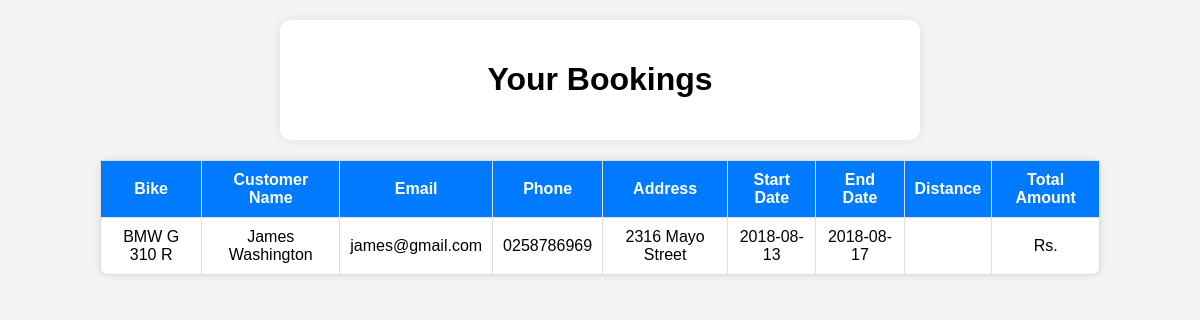
Screenshot of /clientview.php with the database file from the repository.
### tables this page shows
CREATE TABLE IF NOT EXISTS `rentedbikes` (
`id` int(100) NOT NULL,
  `customer_username` varchar(50) NOT NULL,
  `bike_id` int(20) NOT NULL,
  `booking_date` date NOT NULL,
  `rent_start_date` date NOT NULL,
  `rent_end_date` date NOT NULL,
  `bike_return_date` date DEFAULT NULL,
  `fare` double NOT NULL,
  `charge_type` varchar(25) NOT NULL DEFAULT 'days',
  `distance` double DEFAULT NULL,
  `no_of_days` int(50) DEFAULT NULL,
  `total_amount` double DEFAULT NULL,
  `return_status` varchar(10) NOT NULL
);

CREATE TABLE IF NOT EXISTS `bikes` (
`bike_id` int(20) NOT NULL,
  `bike_name` varchar(50) NOT NULL,
  `bike_nameplate` varchar(50) NOT NULL,
  `bike_img` varchar(50) DEFAULT 'NA',
  `price` float NOT NULL,
  `price_per_day` float NOT NULL,
  `bike_availability` varchar(10) NOT NULL
);

CREATE TABLE IF NOT EXISTS `customers` ( 
  `customer_username` varchar(50) NOT NULL,
  `customer_name` varchar(50) NOT NULL,
  `customer_phone` varchar(15) NOT NULL,
  `customer_email` varchar(25) NOT NULL,
  `customer_address` varchar(50) NOT NULL,
  `customer_password` varchar(20) NOT NULL
);

### clientview.php (the view, shortened to what this page needs)
<?php
$conn = Connect();
?>
<!DOCTYPE html>
<html>
<head>
</head>
<body>
<?php
$sql1 = "SELECT * FROM rentedbikes rc
        JOIN customers c ON c.customer_username = rc.customer_username
        JOIN bikes ON bikes.bike_id = rc.bike_id
        WHERE rc.return_status = 'NR'";
$result1 = $conn->query($sql1);
if ($result1->num_rows > 0) { ?>
    <div class="container">
        <h1>Your Bookings</h1>
    </div>
    <table>
        <thead>
            <tr>
                <th>Bike</th>
                <th>Customer Name</th>
                <th>Email</th>
                <th>Phone</th>
                <th>Address</th>
                <th>Start Date</th>
                <th>End Date</th>
                <th>Distance</th>
                <th>Total Amount</th>
            </tr>
        </thead>
        <tbody>
            <?php while ($row = $result1->fetch_assoc()) {
                $rent_end_date = $row["distance"] > 0 ? "-" : $row["rent_end_date"]; ?>
                <tr>
                    <td><?php echo $row["bike_name"]; ?></td>
                    <td><?php echo $row["customer_name"]; ?></td>
                    <td><?php echo $row["customer_email"]; ?></td>
                    <td><?php echo $row["customer_phone"]; ?></td>
                    <td><?php echo $row["customer_address"]; ?></td>
                    <td><?php echo $row["rent_start_date"]; ?></td>
                    <td><?php echo $rent_end_date; ?></td>
                    <td><?php echo $row["distance"]; ?></td>
                    <td>Rs. <?php echo $row["total_amount"]; ?></td>
                </tr>
            <?php } ?>
        </tbody>
    </table>
<?php } else { ?>
    <div class="container">
        <h1 class="no-booking">No bikes are currently booked by the customer</h1>
    </div>
<?php } ?>
</body>
</html>

### clientview.php (style rules this page uses)
body { font-family: Arial, sans-serif; background-color: #f4f4f4; margin: 0; padding: 0; }
.container { text-align: center; background-color: white; padding: 20px; margin: 20px auto; max-width: 600px; border-radius: 10px; box-shadow: 0px 0px 10px rgba(0,0,0,0.1); }
table { width: 90%; max-width: 1000px; margin: 20px auto; border-collapse: collapse; background: white; border-radius: 10px; box-shadow: 0px 0px 10px rgba(0,0,0,0.1); }
th, td { padding: 10px; border: 1px solid #ddd; text-align: center; }
th { background-color: #007bff; color: white; }

### rows the page displays
rentedbikes: bike.bike_name "BMW G 310 R", customers.customer_name "James Washington", customers.customer_email "james@gmail.com", customers.customer_phone "0258786969", customers.customer_address "2316 Mayo Street", rent_start_date "2018-08-13", rent_end_date "2018-08-17"
